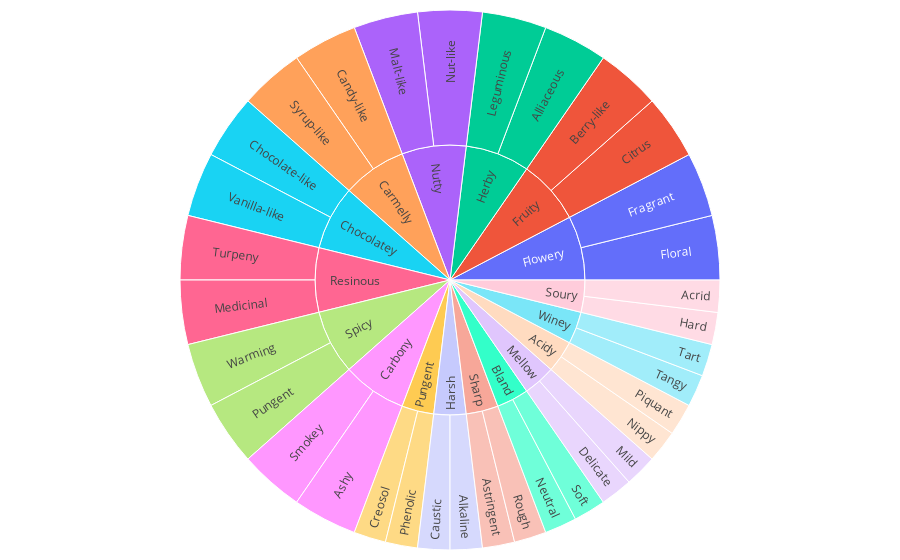

The code cell stored with this chart in its notebook:
### Code cell
import plotly.graph_objects as go
import pandas as pd

df = pd.read_csv('https://raw.githubusercontent.com/plotly/datasets/718417069ead87650b90472464c7565dc8c2cb1c/coffee-flavors.csv')

fig = go.Figure()

fig.add_trace(go.Sunburst(
    ids=df.ids,
    labels=df.labels,
    parents=df.parents,
    domain=dict(column=1),
    maxdepth=2,
    insidetextorientation='radial'
))

fig.update_layout(
    margin = dict(t=10, l=10, r=10, b=10)
)

fig.show()

### Figure 1 — Plotly figure (JSON) as saved in the notebook; plotly's stock layout.template omitted (floating-point values rounded to 4 significant figures)
{"data": [{"domain": {"column": 1}, "ids": ["Enzymatic-Flowery", "Enzymatic-Fruity", "Enzymatic-Herby", "Sugar Browning-Nutty", "Sugar Browning-Carmelly", "Sugar Browning-Chocolatey", "Dry Distillation-Resinous", "Dry Distillation-Spicy", "Dry Distillation-Carbony", "Bitter-Pungent", "Bitter-Harsh", "Salt-Sharp", "Salt-Bland", "Sweet-Mellow", "Sweet-Acidy", "Sour-Winey", "Sour-Soury", "Flowery-Floral", "Flowery-Fragrant", "Fruity-Citrus", "Fruity-Berry-like", "Herby-Alliaceous", "Herby-Leguminous", "Nutty-Nut-like", "Nutty-Malt-like", "Carmelly-Candy-like", "Carmelly-Syrup-like", "Chocolatey-Chocolate-like", "Chocolatey-Vanilla-like", "Resinous-Turpeny", "Resinous-Medicinal", "Spicy-Warming", "Spicy-Pungent", "Carbony-Smokey", "Carbony-Ashy", "Pungent-Creosol", "Pungent-Phenolic", "Harsh-Caustic", "Harsh-Alkaline", "Sharp-Astringent", "Sharp-Rough", "Bland-Neutral", "Bland-Soft", "Mellow-Delicate", "Mellow-Mild", "Acidy-Nippy", "Acidy-Piquant", "Winey-Tangy", "Winey-Tart", "Soury-Hard", "Soury-Acrid", "Floral-Coffee Blossom", "Floral-Tea Rose", "Fragrant-Cardamon Caraway", "Fragrant-Coriander Seeds", "Citrus-Lemon", "Citrus-Apple", "Berry-like-Apricot", "Berry-like-Blackberry", "Alliaceous-Onion", "Alliaceous-Garlic", "Leguminous-Cucumber", "Leguminous-Garden Peas", "Nut-like-Roasted Peanuts", "Nut-like-Walnuts", "Malt-like-Balsamic Rice", "Malt-like-Toast", "Candy-like-Roasted Hazelnut", "Candy-like-Roasted Almond", "Syrup-like-Honey", "Syrup-like-Maple Syrup", "Chocolate-like-Bakers", "Chocolate-like-Dark Chocolate", "Vanilla-like-Swiss", "Vanilla-like-Butter", "Turpeny-Piney", "Turpeny-Blackcurrant-like", "Medicinal-Camphoric", "Medicinal-Cineolic", "Warming-Cedar", "Warming-Pepper", "Pungent-Clove", "Pungent-Thyme", "Smokey-Tarry", "Smokey-Pipe Tobacco", "Ashy-Burnt", "Ashy-Charred"], "insidetextorientation": "radial", "labels": ["Flowery", "Fruity", "Herby", "Nutty", "Carmelly", "Chocolatey", "Resinous", "Spicy", "Carbony", "Pungent", "Harsh", "Sharp", "Bland", "Mellow", "Acidy", "Winey", "Soury", "Floral", "Fragrant", "Citrus", "Berry-like", "Alliaceous", "Leguminous", "Nut-like", "Malt-like", "Candy-like", "Syrup-like", "Chocolate-like", "Vanilla-like", "Turpeny", "Medicinal", "Warming", "Pungent", "Smokey", "Ashy", "Creosol", "Phenolic", "Caustic", "Alkaline", "Astringent", "Rough", "Neutral", "Soft", "Delicate", "Mild", "Nippy", "Piquant", "Tangy", "Tart", "Hard", "Acrid", "Coffee Blossom", "Tea Rose", "Cardamon Caraway", "Coriander Seeds", "Lemon", "Apple", "Apricot", "Blackberry", "Onion", "Garlic", "Cucumber", "Garden Peas", "Roasted Peanuts", "Walnuts", "Balsamic Rice", "Toast", "Roasted Hazelnut", "Roasted Almond", "Honey", "Maple Syrup", "Bakers", "Dark Chocolate", "Swiss", "Butter", "Piney", "Blackcurrant-like", "Camphoric", "Cineolic", "Cedar", "Pepper", "Clove", "Thyme", "Tarry", "Pipe Tobacco", "Burnt", "Charred"], "maxdepth": 2, "parents": [null, null, null, null, null, null, null, null, null, null, null, null, null, null, null, null, null, "Enzymatic-Flowery", "Enzymatic-Flowery", "Enzymatic-Fruity", "Enzymatic-Fruity", "Enzymatic-Herby", "Enzymatic-Herby", "Sugar Browning-Nutty", "Sugar Browning-Nutty", "Sugar Browning-Carmelly", "Sugar Browning-Carmelly", "Sugar Browning-Chocolatey", "Sugar Browning-Chocolatey", "Dry Distillation-Resinous", "Dry Distillation-Resinous", "Dry Distillation-Spicy", "Dry Distillation-Spicy", "Dry Distillation-Carbony", "Dry Distillation-Carbony", "Bitter-Pungent", "Bitter-Pungent", "Bitter-Harsh", "Bitter-Harsh", "Salt-Sharp", "Salt-Sharp", "Salt-Bland", "Salt-Bland", "Sweet-Mellow", "Sweet-Mellow", "Sweet-Acidy", "Sweet-Acidy", "Sour-Winey", "Sour-Winey", "Sour-Soury", "Sour-Soury", "Flowery-Floral", "Flowery-Floral", "Flowery-Fragrant", "Flowery-Fragrant", "Fruity-Citrus", "Fruity-Citrus", "Fruity-Berry-like", "Fruity-Berry-like", "Herby-Alliaceous", "Herby-Alliaceous", "Herby-Leguminous", "Herby-Leguminous", "Nutty-Nut-like", "Nutty-Nut-like", "Nutty-Malt-like", "Nutty-Malt-like", "Carmelly-Candy-like", "Carmelly-Candy-like", "Carmelly-Syrup-like", "Carmelly-Syrup-like", "Chocolatey-Chocolate-like", "Chocolatey-Chocolate-like", "Chocolatey-Vanilla-like", "Chocolatey-Vanilla-like", "Resinous-Turpeny", "Resinous-Turpeny", "Resinous-Medicinal", "Resinous-Medicinal", "Spicy-Warming", "Spicy-Warming", "Spicy-Pungent", "Spicy-Pungent", "Carbony-Smokey", "Carbony-Smokey", "Carbony-Ashy", "Carbony-Ashy"], "type": "sunburst"}], "layout": {"margin": {"b": 10, "l": 10, "r": 10, "t": 10}}}
